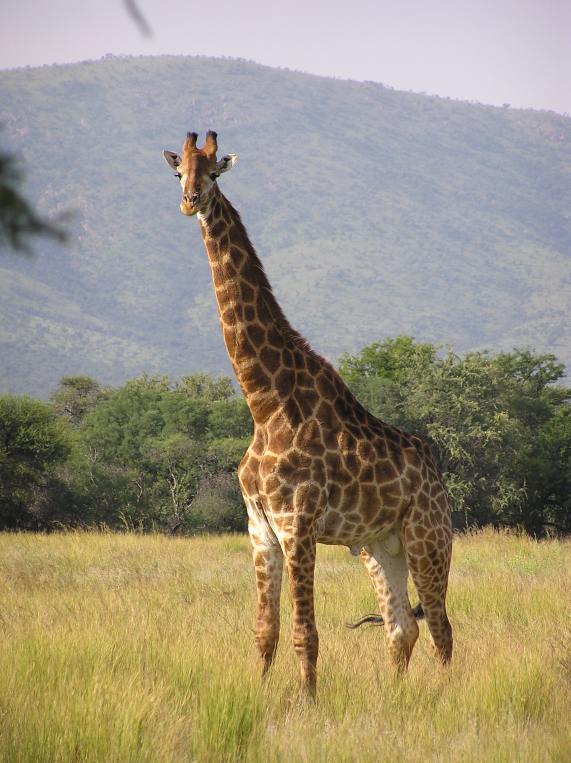
#> input picture hw/hw1/giraffe.jpg, 1712 x 2288 px (shown at 1/3 size)
$ python hw1.py
#> lines starting #> are read from the running program, lines starting #| are printed output that depends on the picture; after the words box and inside, x2 and y2 are one past the last pixel; in counts of white or black regions, pixels touching at a corner belong together
import cv2
image = cv2.imread('giraffe.jpg')
#> image is the input picture: shape (2288, 1712, 3); mean B, G, R 125.4, 146.3, 155.1

# görüntüyü değişik filtrelerden geçirelim
k = 25 # pencere boyutu
fimage1 = cv2.blur(image, (k,k))
fimage2 = cv2.GaussianBlur(image, (k, k), 0)
fimage3 = cv2.medianBlur(image, k)
fimage4 = cv2.bilateralFilter(image, k, 125, 125)

# filtrelenmiş resimlerin üzerine filtre isimlerini yazalım
image = cv2.putText(image, 'original', (1200, 150), 2, 3, (0,0,0), 3, 2)
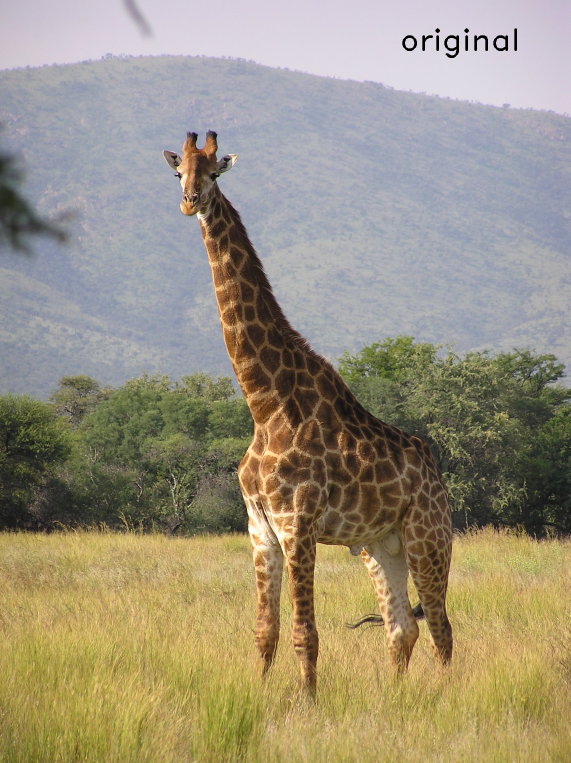
#> image: shape (2288, 1712, 3) (shown at 1/3 size); 0.16% of pixels changed, all inside (x1, y1, x2, y2) = (1207, 85, 1551, 174)
fimage1 = cv2.putText(fimage1, 'blur()', (1300, 150), 2, 3, (0,0,0), 3, 2)
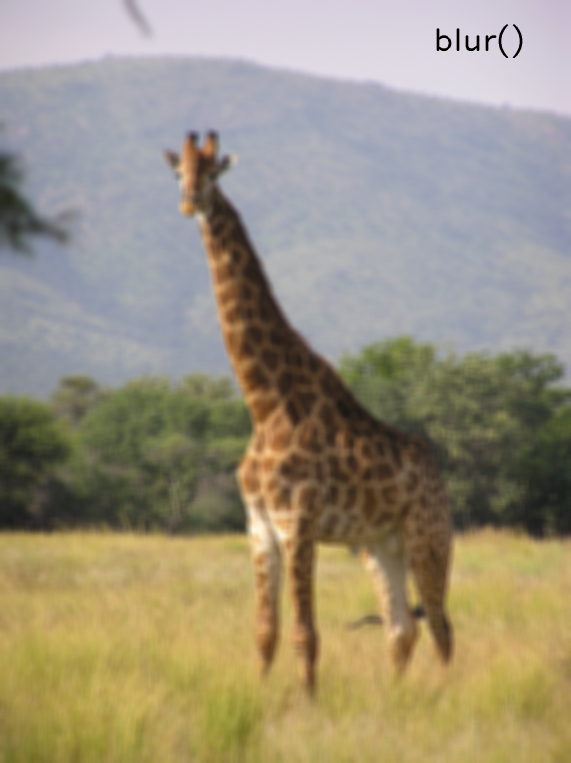
#> fimage1: shape (2288, 1712, 3) (shown at 1/3 size); mean B, G, R 125.1, 146, 154.9
fimage2 = cv2.putText(fimage2, 'GaussianBlur()', (900, 150), 2, 3, (0,0,0), 3, 2)
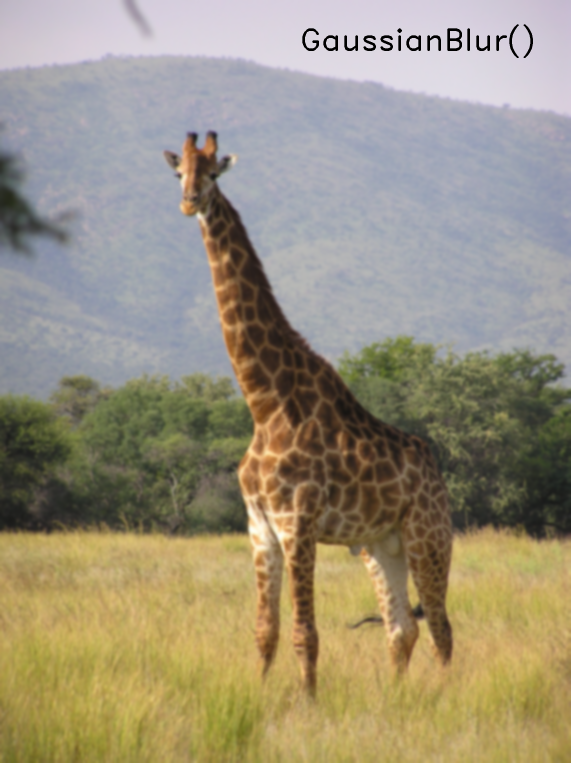
#> fimage2: shape (2288, 1712, 3) (shown at 1/3 size); mean B, G, R 124.7, 145.6, 154.4
fimage3 = cv2.putText(fimage3, 'medianBlur()', (950, 150), 2, 3, (0,0,0), 3, 2)
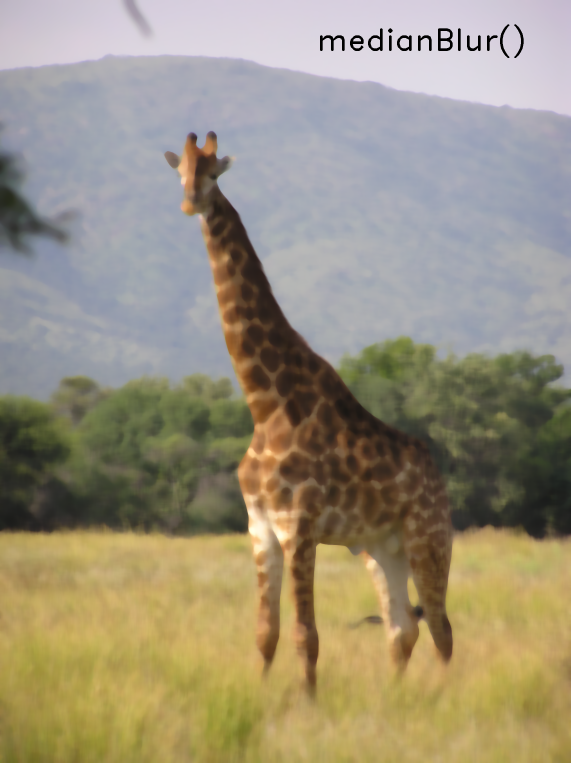
#> fimage3: shape (2288, 1712, 3) (shown at 1/3 size); mean B, G, R 124.3, 145.3, 154.2
fimage4 = cv2.putText(fimage4, 'bilateralFilter()', (900, 150), 2, 3, (0,0,0), 3, 2)
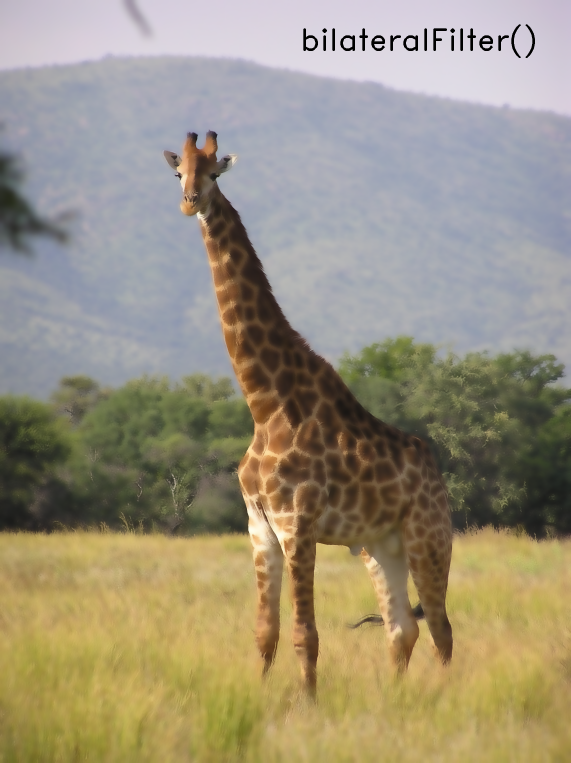
#> fimage4: shape (2288, 1712, 3) (shown at 1/3 size); mean B, G, R 124.6, 145.5, 154.3

# filtrelemiş resimleri ekranda görüntülemek için yeniden boyutlandıralım
s = 0.2
dim = (int(s*image.shape[1]) , int(s*image.shape[0]))
#> dim = (342, 457)
rimage = cv2.resize(image, dim, interpolation=cv2.INTER_AREA)
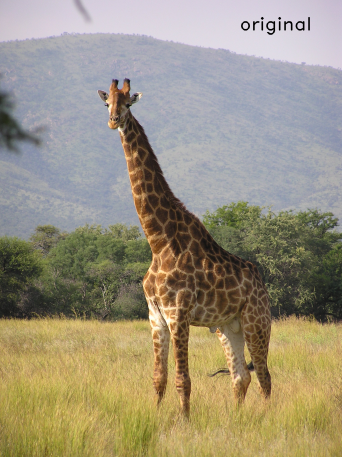
#> rimage: shape (457, 342, 3); mean B, G, R 125, 145.9, 154.8
rfimage1 = cv2.resize(fimage1, dim, interpolation = cv2.INTER_AREA)
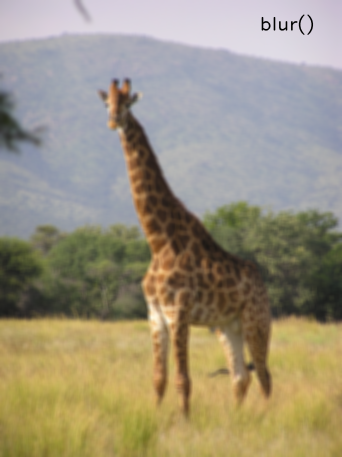
#> rfimage1: shape (457, 342, 3); mean B, G, R 125.1, 146, 154.9
rfimage2 = cv2.resize(fimage2, dim, interpolation = cv2.INTER_AREA)
rfimage3 = cv2.resize(fimage3, dim, interpolation = cv2.INTER_AREA)
rfimage4 = cv2.resize(fimage4, dim, interpolation = cv2.INTER_AREA)

# yeniden boyutlandırılmış resimleri ekranda görüntüleyelim
cv2.imshow('original', rimage)
cv2.imshow('blur()', rfimage1)
cv2.imshow('GaussianBlur()', rfimage2)
cv2.imshow('medianBlur()', rfimage3)
cv2.imshow('BilateralFilter()', rfimage4)
cv2.waitKey(0)
cv2.destroyAllWindows()

# filtrelenmiş ve üzerine filtre ismi yazılmış resimleri dosyaya kaydedip çıkalım
cv2.imwrite('original.jpg', image, [cv2.IMWRITE_JPEG_QUALITY, 100])
cv2.imwrite('blur filter.jpg', fimage1, [cv2.IMWRITE_JPEG_QUALITY, 100])
cv2.imwrite('gaussian blur filter.jpg', fimage2, [cv2.IMWRITE_JPEG_QUALITY, 100])
cv2.imwrite('median filter.jpg', fimage3, [cv2.IMWRITE_JPEG_QUALITY, 100])
cv2.imwrite('bilateral filter.jpg', fimage4, [cv2.IMWRITE_JPEG_QUALITY, 100])

$ run again, with hw/hw2/furkan-data-1/left cam 1.jpg copied over hw/hw1/giraffe.jpg
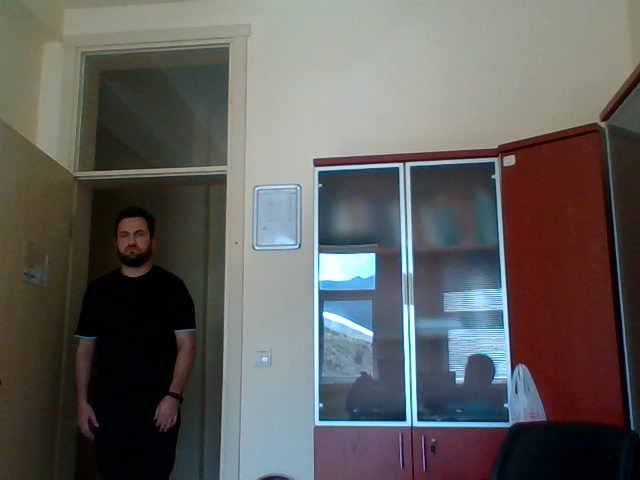
#> input picture hw/hw2/furkan-data-1/left cam 1.jpg, 640 x 480 px
#> image is the input picture: shape (480, 640, 3); mean B, G, R 92.9, 94.8, 96.1
#> `fimage3 = cv2.medianBlur(image, k)`:
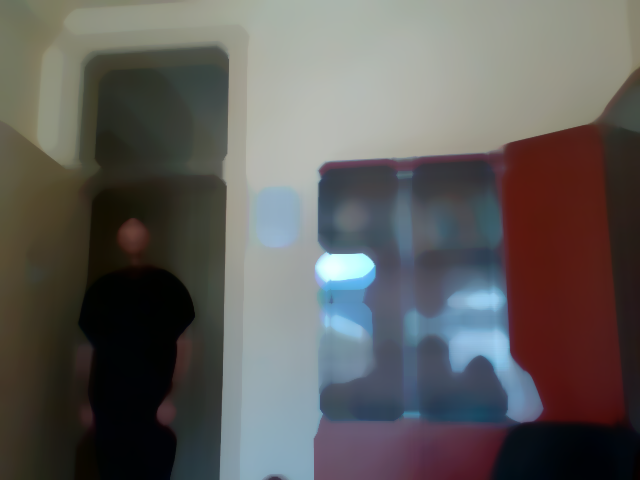
#> fimage3: shape (480, 640, 3); mean B, G, R 90.6, 92.7, 94.9
#> `rimage = cv2.resize(image, dim, interpolation=cv2.INTER_AREA)`:
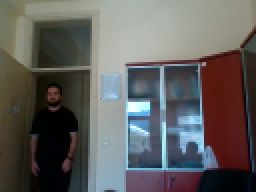
#> rimage: shape (96, 128, 3) (shown 2 times larger); mean B, G, R 92.9, 94.8, 96.1
